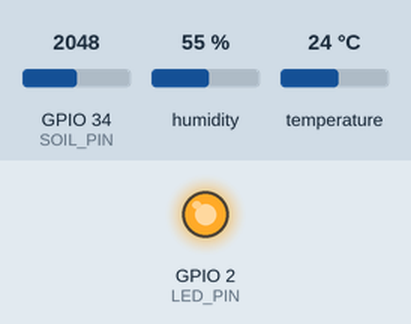
The sketch below on a simulated ESP32. On the bench: output pins drawn as LEDs (lit = HIGH). The inputs (shaded band) are chosen by the test bench; at power-on: GPIO 34 (SOIL_PIN) = 2048, humidity 55 %, temperature 24 °C. WiFi joins after 1.5 s; servers stay silent unless stated; no MQTT or app messages arrive unless stated; what the sketch prints to the serial monitor is not drawn.

Above: at 2.7 s.
2.8 s: GPIO 34 (SOIL_PIN) set to 2544
At 5.08 s:
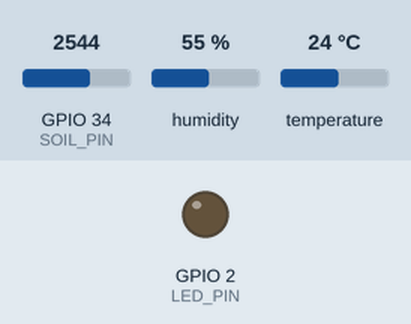
9.7 s: GPIO 34 (SOIL_PIN) set to 2628
Timing chart, 0 to 21.6 s (numbered marks = the images above; inputs shaded):
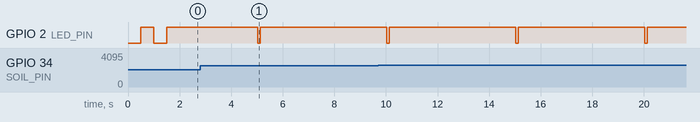

Measured:
- by itself, GPIO 2 (LED_PIN): alternates HIGH for 4.9 s and LOW for 0.10 s

The sketch:

ruzaiiot.ino
```cpp
/*
 * ============================================================
 *  IoT Monitoring - Soil Moisture + DHT11 via MQTT
 *  Hardware : ESP32
 *  Sensors  : DHT11 (suhu & kelembapan udara)
 *             Soil Moisture Sensor (kelembapan tanah)
 *  Protokol : MQTT over TLS (HiveMQ Cloud port 8883)
 * ============================================================
 *
 *  Library yang dibutuhkan (install via Library Manager):
 *    - DHT sensor library by Adafruit
 *    - Adafruit Unified Sensor
 *    - PubSubClient by Nick O'Leary
 *    - ArduinoJson by Benoit Blanchon
 *
 *  Wiring:
 *    DHT11  -> GPIO 27
 *    Soil   -> GPIO 34 (ADC)
 *    LED    -> GPIO 2  (built-in, opsional)
 * ============================================================
 */

#include <WiFi.h>
#include <WiFiClientSecure.h>   // ✅ FIX: ganti dari WiFiClient
#include <PubSubClient.h>
#include <DHT.h>
#include <ArduinoJson.h>

// ─── WiFi ────────────────────────────────────────────────────
const char* ssid     = "RUANG_BELAJAR";
const char* password = "bismillah";

// ─── MQTT Broker ─────────────────────────────────────────────
const char* mqtt_server    = "9ee7dd76df1947aa9b4c775cd9673910.s1.eu.hivemq.cloud";
const int   mqtt_port      = 8883;
const char* mqtt_client_id = "ESP32_SoilDHT_001";
const char* mqtt_user      = "ESP32CLIENT";
const char* mqtt_pass      = "Admin123";

// ─── MQTT Topics ─────────────────────────────────────────────
const char* topic_sensor = "iot/kebun/sensor";
const char* topic_status = "iot/kebun/status";

// ─── Pin Definition ──────────────────────────────────────────
#define DHT_PIN   27
#define DHT_TYPE  DHT11
#define SOIL_PIN  34
#define LED_PIN   2

// ─── Kalibrasi Soil Sensor ───────────────────────────────────
const int SOIL_DRY = 3500;
const int SOIL_WET = 1200;

// ─── Interval Publish (ms) ───────────────────────────────────
const long PUBLISH_INTERVAL = 5000;

// ─── Objek ───────────────────────────────────────────────────
DHT dht(DHT_PIN, DHT_TYPE);
WiFiClientSecure espClient;
PubSubClient mqttClient(espClient);

unsigned long lastPublish = 0;

// ─────────────────────────────────────────────────────────────
void setup() {
  Serial.begin(115200);
  pinMode(LED_PIN, OUTPUT);

  dht.begin();
  setupWiFi();

  espClient.setInsecure();        // ✅ FIX: izinkan TLS tanpa CA cert

  mqttClient.setServer(mqtt_server, mqtt_port);
  mqttClient.setCallback(mqttCallback);
  mqttClient.setKeepAlive(60);
  mqttClient.setBufferSize(512);  // ✅ Tambahan: cegah payload terpotong
}

// ─────────────────────────────────────────────────────────────
void loop() {
  if (!mqttClient.connected()) {
    reconnectMQTT();
  }
  mqttClient.loop();

  unsigned long now = millis();
  if (now - lastPublish >= PUBLISH_INTERVAL) {
    lastPublish = now;
    publishSensorData();
  }
}

// ─────────────────────────────────────────────────────────────
void setupWiFi() {
  Serial.print("\n[WiFi] Menghubungkan ke ");
  Serial.println(ssid);

  WiFi.begin(ssid, password);

  int attempt = 0;
  while (WiFi.status() != WL_CONNECTED) {
    delay(500);
    Serial.print(".");
    digitalWrite(LED_PIN, !digitalRead(LED_PIN));
    if (++attempt > 40) {
      Serial.println("\n[WiFi] Gagal konek. Restart...");
      ESP.restart();
    }
  }

  digitalWrite(LED_PIN, HIGH);
  Serial.println("\n[WiFi] Terhubung!");
  Serial.print("[WiFi] IP Address: ");
  Serial.println(WiFi.localIP());
}

// ─────────────────────────────────────────────────────────────
void reconnectMQTT() {
  while (!mqttClient.connected()) {
    Serial.print("[MQTT] Menghubungkan ke broker...");

    String willMsg = "{\"status\":\"offline\",\"device\":\"" + String(mqtt_client_id) + "\"}";

    if (mqttClient.connect(
          mqtt_client_id,
          mqtt_user, mqtt_pass,   // ✅ FIX: ganti dari nullptr, nullptr
          topic_status, 0, true, willMsg.c_str()
        )) {
      Serial.println(" Terhubung!");

      String onlineMsg = "{\"status\":\"online\",\"device\":\"" + String(mqtt_client_id) + "\"}";
      mqttClient.publish(topic_status, onlineMsg.c_str(), true);

    } else {
      Serial.print(" Gagal, rc=");
      Serial.print(mqttClient.state());
      Serial.println(" — Coba lagi 5 detik...");
      delay(5000);
    }
  }
}

// ─────────────────────────────────────────────────────────────
void mqttCallback(char* topic, byte* payload, unsigned int length) {
  Serial.print("[MQTT] Pesan masuk [");
  Serial.print(topic);
  Serial.print("]: ");
  for (unsigned int i = 0; i < length; i++) Serial.print((char)payload[i]);
  Serial.println();
}

// ─────────────────────────────────────────────────────────────
void publishSensorData() {
  // ── Baca DHT11 ──
  float suhu       = dht.readTemperature();
  float kelembapan = dht.readHumidity();

  if (isnan(suhu) || isnan(kelembapan)) {
    Serial.println("[DHT11] Gagal membaca sensor!");
    return;
  }

  // ── Baca Soil Moisture ──
  int soilRaw = analogRead(SOIL_PIN);
  int soilPct = map(soilRaw, SOIL_DRY, SOIL_WET, 0, 100);
  soilPct = constrain(soilPct, 0, 100);

  // ── Status tanah ──
  String soilStatus;
  if      (soilPct < 20) soilStatus = "Sangat Kering";
  else if (soilPct < 40) soilStatus = "Kering";
  else if (soilPct < 65) soilStatus = "Optimal";
  else if (soilPct < 85) soilStatus = "Lembap";
  else                   soilStatus = "Terlalu Basah";

  // ── Heat Index ──
  float heatIndex = dht.computeHeatIndex(suhu, kelembapan, false);

  // ── JSON Payload ──
  StaticJsonDocument<256> doc;
  doc["device"]      = mqtt_client_id;
  doc["suhu"]        = round(suhu * 10) / 10.0;
  doc["kelembapan"]  = round(kelembapan * 10) / 10.0;
  doc["heat_index"]  = round(heatIndex * 10) / 10.0;
  doc["soil_raw"]    = soilRaw;
  doc["soil_pct"]    = soilPct;
  doc["soil_status"] = soilStatus;
  doc["timestamp"]   = millis();

  char payload[256];
  serializeJson(doc, payload);

  // ── Publish ──
  if (mqttClient.publish(topic_sensor, payload)) {
    Serial.println("[MQTT] Data terkirim:");
    Serial.println(payload);
  } else {
    Serial.println("[MQTT] Gagal mengirim data!");
  }

  // Blink LED
  digitalWrite(LED_PIN, LOW);
  delay(100);
  digitalWrite(LED_PIN, HIGH);
}
```
